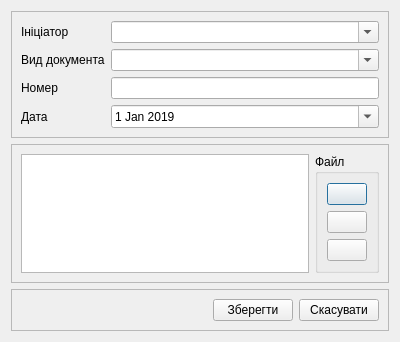
<?xml version="1.0" encoding="UTF-8"?>
<ui version="4.0">
 <class>DialogBasis</class>
 <widget class="QDialog" name="DialogBasis">
  <property name="geometry">
   <rect>
    <x>0</x>
    <y>0</y>
    <width>400</width>
    <height>328</height>
   </rect>
  </property>
  <property name="windowTitle">
   <string>Підстава проведення перевірки</string>
  </property>
  <property name="windowIcon">
   <iconset resource="icons.qrc">
    <normaloff>:/ico/Icons/documents/006.png</normaloff>:/ico/Icons/documents/006.png</iconset>
  </property>
  <property name="modal">
   <bool>true</bool>
  </property>
  <layout class="QGridLayout" name="gridLayout">
   <item row="5" column="0">
    <widget class="QFrame" name="frameBasisFile">
     <property name="frameShape">
      <enum>QFrame::StyledPanel</enum>
     </property>
     <property name="frameShadow">
      <enum>QFrame::Raised</enum>
     </property>
     <layout class="QGridLayout" name="gridLayout_4">
      <item row="0" column="0">
       <widget class="QListWidget" name="listWidgetBasisFile"/>
      </item>
      <item row="0" column="1">
       <widget class="QGroupBox" name="groupBoxBasisFile">
        <property name="title">
         <string>Файл</string>
        </property>
        <layout class="QGridLayout" name="gridLayout_6">
         <item row="0" column="0">
          <widget class="QPushButton" name="pushButtonView">
           <property name="toolTip">
            <string>Перегляд</string>
           </property>
           <property name="text">
            <string/>
           </property>
           <property name="icon">
            <iconset resource="icons.qrc">
             <normaloff>:/ico/Icons/documents/006.png</normaloff>:/ico/Icons/documents/006.png</iconset>
           </property>
          </widget>
         </item>
         <item row="1" column="0">
          <widget class="QPushButton" name="pushButtonAdd">
           <property name="toolTip">
            <string>Додати</string>
           </property>
           <property name="text">
            <string/>
           </property>
           <property name="icon">
            <iconset resource="icons.qrc">
             <normaloff>:/ico/Icons/basic/021.png</normaloff>:/ico/Icons/basic/021.png</iconset>
           </property>
          </widget>
         </item>
         <item row="2" column="0">
          <widget class="QPushButton" name="pushButtonDelete">
           <property name="toolTip">
            <string>Видалити</string>
           </property>
           <property name="text">
            <string/>
           </property>
           <property name="icon">
            <iconset resource="icons.qrc">
             <normaloff>:/ico/Icons/basic/022.png</normaloff>:/ico/Icons/basic/022.png</iconset>
           </property>
          </widget>
         </item>
        </layout>
       </widget>
      </item>
     </layout>
    </widget>
   </item>
   <item row="4" column="0">
    <widget class="QFrame" name="frameBasis">
     <property name="frameShape">
      <enum>QFrame::StyledPanel</enum>
     </property>
     <property name="frameShadow">
      <enum>QFrame::Raised</enum>
     </property>
     <layout class="QGridLayout" name="gridLayout_2">
      <item row="1" column="1">
       <widget class="QComboBox" name="comboBoxBasisInitiator">
        <property name="editable">
         <bool>true</bool>
        </property>
        <property name="sizeAdjustPolicy">
         <enum>QComboBox::AdjustToMinimumContentsLength</enum>
        </property>
       </widget>
      </item>
      <item row="1" column="0">
       <widget class="QLabel" name="labelBasisInitiator">
        <property name="text">
         <string>Ініціатор</string>
        </property>
       </widget>
      </item>
      <item row="4" column="0">
       <widget class="QLabel" name="labelBasisType">
        <property name="text">
         <string>Вид документа</string>
        </property>
       </widget>
      </item>
      <item row="5" column="0">
       <widget class="QLabel" name="labelBasisNumber">
        <property name="text">
         <string>Номер</string>
        </property>
       </widget>
      </item>
      <item row="6" column="0">
       <widget class="QLabel" name="labelBasisDate">
        <property name="text">
         <string>Дата</string>
        </property>
       </widget>
      </item>
      <item row="4" column="1">
       <widget class="QComboBox" name="comboBoxBasisType">
        <property name="editable">
         <bool>true</bool>
        </property>
        <property name="currentIndex">
         <number>-1</number>
        </property>
        <item>
         <property name="text">
          <string>наказ ДФС</string>
         </property>
        </item>
        <item>
         <property name="text">
          <string>розпорядження</string>
         </property>
        </item>
        <item>
         <property name="text">
          <string>доручення</string>
         </property>
        </item>
        <item>
         <property name="text">
          <string>доповідна записка</string>
         </property>
        </item>
        <item>
         <property name="text">
          <string>звернення</string>
         </property>
        </item>
        <item>
         <property name="text">
          <string>скарга</string>
         </property>
        </item>
        <item>
         <property name="text">
          <string>лист</string>
         </property>
        </item>
       </widget>
      </item>
      <item row="5" column="1">
       <widget class="QLineEdit" name="lineEditBasisNumber"/>
      </item>
      <item row="6" column="1">
       <widget class="QDateEdit" name="dateEditBasisDate">
        <property name="calendarPopup">
         <bool>true</bool>
        </property>
        <property name="currentSectionIndex">
         <number>0</number>
        </property>
        <property name="date">
         <date>
          <year>2019</year>
          <month>1</month>
          <day>1</day>
         </date>
        </property>
       </widget>
      </item>
     </layout>
    </widget>
   </item>
   <item row="6" column="0">
    <widget class="QFrame" name="frameBasisControl">
     <property name="frameShape">
      <enum>QFrame::StyledPanel</enum>
     </property>
     <property name="frameShadow">
      <enum>QFrame::Raised</enum>
     </property>
     <layout class="QGridLayout" name="gridLayout_3">
      <item row="0" column="0">
       <spacer name="horizontalSpacer">
        <property name="orientation">
         <enum>Qt::Horizontal</enum>
        </property>
        <property name="sizeHint" stdset="0">
         <size>
          <width>197</width>
          <height>20</height>
         </size>
        </property>
       </spacer>
      </item>
      <item row="0" column="1">
       <widget class="QPushButton" name="pushButtonSave">
        <property name="text">
         <string>Зберегти</string>
        </property>
       </widget>
      </item>
      <item row="0" column="2">
       <widget class="QPushButton" name="pushButtonCancel">
        <property name="text">
         <string>Скасувати</string>
        </property>
       </widget>
      </item>
     </layout>
    </widget>
   </item>
  </layout>
 </widget>
 <resources>
  <include location="icons.qrc"/>
 </resources>
 <connections>
  <connection>
   <sender>pushButtonCancel</sender>
   <signal>clicked()</signal>
   <receiver>DialogBasis</receiver>
   <slot>close()</slot>
   <hints>
    <hint type="sourcelabel">
     <x>343</x>
     <y>297</y>
    </hint>
    <hint type="destinationlabel">
     <x>199</x>
     <y>163</y>
    </hint>
   </hints>
  </connection>
 </connections>
</ui>
